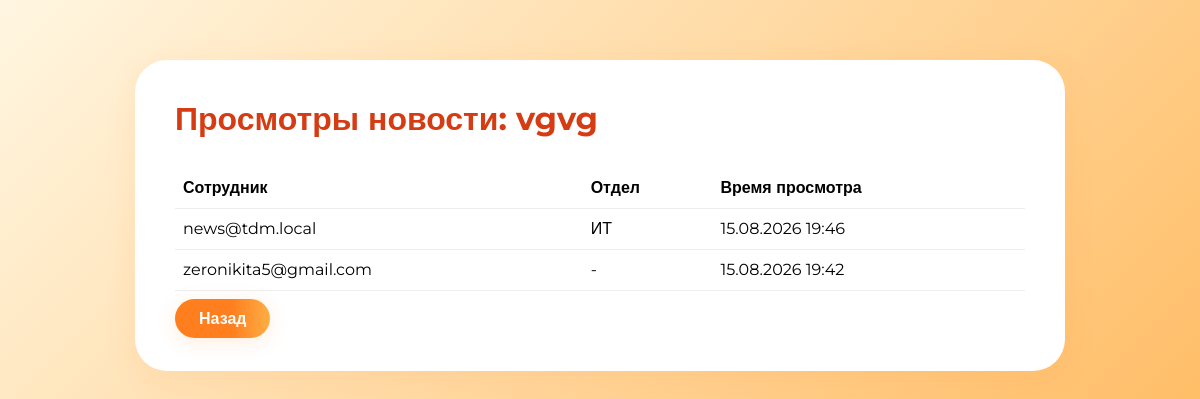
The page /news_admin/news/views/2 (signed in) on the database its author committed.
### app.py (models this page shows)
class News(db.Model):
    id = db.Column(db.Integer, primary_key=True)
    title = db.Column(db.String(255), nullable=False)
    content = db.Column(db.Text, nullable=False)
    created_at = db.Column(db.DateTime, default=lambda: datetime.now(timezone.utc) + timedelta(hours=3))
    created_by = db.Column(db.Integer, db.ForeignKey('user.id'))
    department_id = db.Column(
        db.Integer, db.ForeignKey('department.id'), nullable=True
    )
    views = db.relationship(
        'NewsView', backref='news', lazy=True, cascade='all, delete-orphan'
    )
    files = db.relationship(
        'NewsFile', backref='news', lazy=True, cascade='all, delete-orphan'
    )

class NewsView(db.Model):
    id = db.Column(db.Integer, primary_key=True)
    news_id = db.Column(db.Integer, db.ForeignKey('news.id'), nullable=False)
    user_id = db.Column(db.Integer, db.ForeignKey('user.id'), nullable=False)
    viewed_at = db.Column(db.DateTime, default=datetime.utcnow)
    user = db.relationship(
        'User', backref=db.backref('news_views', lazy=True), lazy=True
    )

class User(db.Model):
    id = db.Column(db.Integer, primary_key=True)
    email = db.Column(db.String(120), unique=True, nullable=False)
    password = db.Column(db.String(128), nullable=False)
    is_confirmed = db.Column(db.Boolean, default=False)
    confirm_token = db.Column(db.String(64), nullable=True)
    role = db.Column(db.String(32), default='employee')
    department_id = db.Column(
        db.Integer, db.ForeignKey('department.id'), nullable=True
    )
    department = db.relationship(
        'Department', backref=db.backref('users', lazy=True)
    )

class Department(db.Model):
    __tablename__ = 'department'
    id = db.Column(db.Integer, primary_key=True)
    name = db.Column(db.String(100), nullable=False, unique=True)

### app.py (the view)
@app.route('/news_admin/news/views/<int:news_id>')
@news_admin_required
def news_views(news_id):
    news_item = News.query.get_or_404(news_id)
    views = (
        NewsView.query.filter_by(news_id=news_id)
        .order_by(NewsView.viewed_at.desc())
        .all()
    )
    return render_template('news_views.html', news=news_item, views=views)

### app.py (called while the page is built)
def news_admin_required(f):
    @wraps(f)
    def decorated_function(*args, **kwargs):
        if 'user_id' not in session or session.get('role') != 'news_admin':
            return redirect(url_for('login'))
        return f(*args, **kwargs)
    return decorated_function

### templates/news_views.html (shortened to what this page needs)
<!DOCTYPE html>
<html lang="ru">
<head>
    <link href="https://cdn.jsdelivr.net/npm/bootstrap@5.3.2/dist/css/bootstrap.min.css" rel="stylesheet">
</head>
<body>
    <div class="container">
        <div class="dashboard-box">
            <h2>Просмотры новости: {{ news.title }}</h2>
            <table class="table">
                <thead>
                    <tr>
                        <th>Сотрудник</th>
                        <th>Отдел</th>
                        <th>Время просмотра</th>
                    </tr>
                </thead>
                <tbody>
                    {% for view in views %}
                    <tr>
                        <td>{{ view.user.email }}</td>
                        <td>
                            {% if view.user.department %}
                                {{ view.user.department.name }}
                            {% else %}
                                -
                            {% endif %}
                        </td>
                        <td>{{ view.viewed_at.strftime("%d.%m.%Y %H:%M") }}</td>
                    </tr>
                    {% else %}
                    <tr>
                        <td colspan="3" class="text-center text-muted">Нет данных о просмотрах</td>
                    </tr>
                    {% endfor %}
                </tbody>
            </table>
            <a href="{{ url_for('news_admin_news') }}" class="btn-main">Назад</a>
        </div>
    </div>
</body>
</html>

### templates/news_views.html (style rules this page uses)
body { font-family: 'Montserrat', sans-serif; background: linear-gradient(135deg, #fff6e1 0%, #ffae45 100%); margin: 0; padding: 0; min-height: 100vh; }
.container { max-width: 960px; margin: 60px auto; padding: 0 15px; }
.dashboard-box { background: #fff; border-radius: 32px; padding: 40px; box-shadow: 0 8px 32px rgba(255,127,31,0.1); animation: fadeInUp 0.8s ease-out; }
h2 { color: #d63c13; margin-bottom: 30px; font-weight: 700; }
table { width: 100%; border-collapse: collapse; margin-bottom: 20px; }
th, td { padding: 12px 15px; text-align: left; border-bottom: 1px solid #eee; }
thead { background: linear-gradient(90deg, #ffae45 0%, #fff6e1 100%); color: #444; }
.btn-main { background: linear-gradient(90deg, #ff7f1f 60%, #ffae45 100%); color: #fff; font-weight: 600; padding: 10px 24px; border: none; border-radius: 24px; box-shadow: 0 4px 20px rgba(255,127,31,0.15); transition: all 0.2s; text-decoration: none; }

### rows shown on the page
News: title "vgvg"
NewsView: user.email "news@tdm.local", user.department.name "ИТ", viewed_at "15.08.2026 19:46"
NewsView: user.email "zeronikita5@gmail.com", viewed_at "15.08.2026 19:42"
